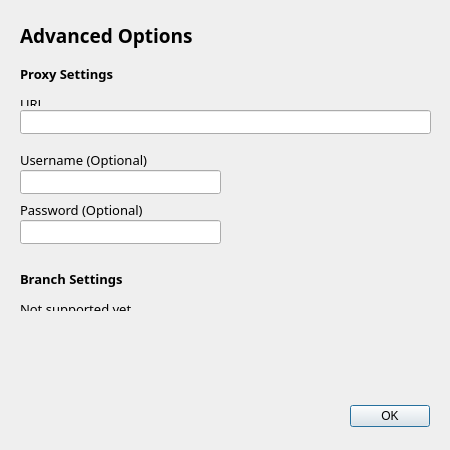
<?xml version="1.0" encoding="UTF-8"?>
<ui version="4.0">
 <class>optionsdialog</class>
 <widget class="QDialog" name="optionsdialog">
  <property name="geometry">
   <rect>
    <x>0</x>
    <y>0</y>
    <width>450</width>
    <height>450</height>
   </rect>
  </property>
  <property name="minimumSize">
   <size>
    <width>450</width>
    <height>450</height>
   </size>
  </property>
  <property name="maximumSize">
   <size>
    <width>450</width>
    <height>450</height>
   </size>
  </property>
  <property name="windowTitle">
   <string>Hong Kong Sector Installer</string>
  </property>
  <widget class="QDialogButtonBox" name="buttonBox">
   <property name="geometry">
    <rect>
     <x>19</x>
     <y>396</y>
     <width>411</width>
     <height>41</height>
    </rect>
   </property>
   <property name="orientation">
    <enum>Qt::Horizontal</enum>
   </property>
   <property name="standardButtons">
    <set>QDialogButtonBox::Ok</set>
   </property>
  </widget>
  <widget class="QLabel" name="label">
   <property name="geometry">
    <rect>
     <x>20</x>
     <y>20</y>
     <width>391</width>
     <height>31</height>
    </rect>
   </property>
   <property name="font">
    <font>
     <family>Fixel Text</family>
     <pointsize>14</pointsize>
    </font>
   </property>
   <property name="text">
    <string>&lt;html&gt;&lt;head/&gt;&lt;body&gt;&lt;p&gt;&lt;span style=&quot; font-weight:700;&quot;&gt;Advanced Options&lt;/span&gt;&lt;/p&gt;&lt;/body&gt;&lt;/html&gt;</string>
   </property>
  </widget>
  <widget class="QLabel" name="label_2">
   <property name="geometry">
    <rect>
     <x>20</x>
     <y>65</y>
     <width>381</width>
     <height>41</height>
    </rect>
   </property>
   <property name="font">
    <font>
     <family>Fixel Text</family>
     <pointsize>10</pointsize>
    </font>
   </property>
   <property name="text">
    <string>&lt;html&gt;&lt;head/&gt;&lt;body&gt;&lt;p&gt;&lt;span style=&quot; font-weight:700;&quot;&gt;Proxy Settings&lt;/span&gt;&lt;/p&gt;&lt;p&gt;URL&lt;/p&gt;&lt;/body&gt;&lt;/html&gt;</string>
   </property>
  </widget>
  <widget class="QLineEdit" name="proxyURL">
   <property name="geometry">
    <rect>
     <x>20</x>
     <y>110</y>
     <width>411</width>
     <height>24</height>
    </rect>
   </property>
  </widget>
  <widget class="QLabel" name="label_3">
   <property name="geometry">
    <rect>
     <x>20</x>
     <y>150</y>
     <width>381</width>
     <height>21</height>
    </rect>
   </property>
   <property name="font">
    <font>
     <family>Fixel Text</family>
     <pointsize>10</pointsize>
    </font>
   </property>
   <property name="text">
    <string>&lt;html&gt;&lt;head/&gt;&lt;body&gt;&lt;p&gt;Username (Optional)&lt;/p&gt;&lt;/body&gt;&lt;/html&gt;</string>
   </property>
  </widget>
  <widget class="QLineEdit" name="proxyUsername">
   <property name="geometry">
    <rect>
     <x>20</x>
     <y>170</y>
     <width>201</width>
     <height>24</height>
    </rect>
   </property>
  </widget>
  <widget class="QLabel" name="label_4">
   <property name="geometry">
    <rect>
     <x>20</x>
     <y>200</y>
     <width>381</width>
     <height>21</height>
    </rect>
   </property>
   <property name="font">
    <font>
     <family>Fixel Text</family>
     <pointsize>10</pointsize>
    </font>
   </property>
   <property name="text">
    <string>&lt;html&gt;&lt;head/&gt;&lt;body&gt;&lt;p&gt;Password (Optional)&lt;/p&gt;&lt;/body&gt;&lt;/html&gt;</string>
   </property>
  </widget>
  <widget class="QLineEdit" name="proxyPassword">
   <property name="geometry">
    <rect>
     <x>20</x>
     <y>220</y>
     <width>201</width>
     <height>24</height>
    </rect>
   </property>
  </widget>
  <widget class="QLabel" name="label_5">
   <property name="geometry">
    <rect>
     <x>20</x>
     <y>270</y>
     <width>381</width>
     <height>41</height>
    </rect>
   </property>
   <property name="font">
    <font>
     <family>Fixel Text</family>
     <pointsize>10</pointsize>
    </font>
   </property>
   <property name="text">
    <string>&lt;html&gt;&lt;head/&gt;&lt;body&gt;&lt;p&gt;&lt;span style=&quot; font-weight:700;&quot;&gt;Branch Settings&lt;/span&gt;&lt;/p&gt;&lt;p&gt;Not supported yet&lt;/p&gt;&lt;/body&gt;&lt;/html&gt;</string>
   </property>
  </widget>
 </widget>
 <resources/>
 <connections>
  <connection>
   <sender>buttonBox</sender>
   <signal>accepted()</signal>
   <receiver>optionsdialog</receiver>
   <slot>accept()</slot>
   <hints>
    <hint type="sourcelabel">
     <x>248</x>
     <y>254</y>
    </hint>
    <hint type="destinationlabel">
     <x>157</x>
     <y>274</y>
    </hint>
   </hints>
  </connection>
  <connection>
   <sender>buttonBox</sender>
   <signal>rejected()</signal>
   <receiver>optionsdialog</receiver>
   <slot>reject()</slot>
   <hints>
    <hint type="sourcelabel">
     <x>316</x>
     <y>260</y>
    </hint>
    <hint type="destinationlabel">
     <x>286</x>
     <y>274</y>
    </hint>
   </hints>
  </connection>
 </connections>
</ui>
